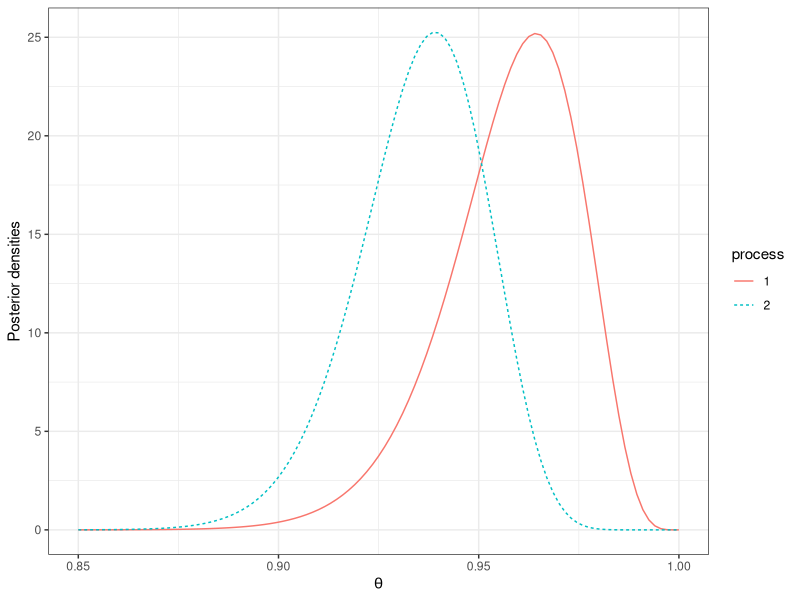
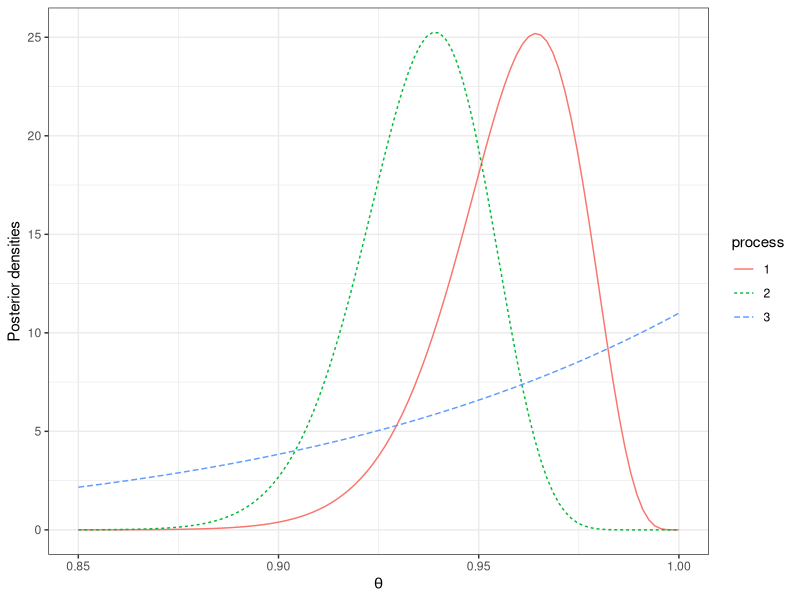

The R source for these figures, in order:
## ----libraries, message=FALSE, warning=FALSE, cache=FALSE------------------------------------------------------
library("tidyverse")


## ----set_seed, echo=FALSE--------------------------------------------------------------------------------------
set.seed(2)


## ----data, echo=TRUE-------------------------------------------------------------------------------------------
successes = c(135,216)
attempts  = c(140,230)


## ----data_data_frame, dependson="data", echo=TRUE--------------------------------------------------------------
d = data.frame(process   = factor(1:2),
               successes = successes,
               attempts  = attempts)


## ----frequentist_analysis, dependson="data_data_frame", echo=TRUE----------------------------------------------
prop.test(d$successes, d$attempts)


## ----posteriors, dependson="data_data_frame", echo=FALSE-------------------------------------------------------
posterior <- function(d) {
  data.frame(theta = seq(.85,1,length=101)) %>%
       mutate(density = dbeta(theta, 1+d$successes, 1+d$attempts-d$successes))
}

dp <- d %>% group_by(process) %>% do(posterior(.))
  
ggplot(dp, aes(x=theta, y=density, color=process, linetype=process, group=process)) + 
  geom_line() + 
  labs(x = expression(theta),
       y = "Posterior densities") +
  theme_bw()


## ----bayesian_analysis, dependson="data_data_frame", echo=TRUE-------------------------------------------------
n      <- 1e5
theta1 <- rbeta(n, 1+d$success[1], 1+d$attempts[1] - d$success[1])
theta2 <- rbeta(n, 1+d$success[2], 1+d$attempts[2] - d$success[2])
diff   <- theta1 - theta2

# Bayes estimate for the difference
mean(diff)

# Estimated 95% equal-tail credible interval
quantile(diff, c(.025,.975))

# Estimate of the probability that theta1 is less than theta2
mean(diff < 0)


## ----data2, echo=TRUE------------------------------------------------------------------------------------------
successes = c(135,216,10)
attempts  = c(140,230,10)


## ----data2_data_frame, dependson="data2", echo=TRUE------------------------------------------------------------
d = data.frame(process   = factor(1:3),
               successes = successes,
               attempts  = attempts)


## ----data2_frequentist_analysis, dependson="data2_data_frame", echo=TRUE---------------------------------------
prop.test(d$successes, d$attempts)


## ----data2_frequentist_analysis2, dependson="data2_data_frame", echo=TRUE--------------------------------------
# Need to specify a comparison to get confidence intervals of the difference
prop.test(d$successes[c(1,3)], d$attempts[c(1,3)])$conf.int


## ----data2_chi_square, dependson="data2_data_frame", echo=TRUE-------------------------------------------------
d$failures <- d$attempts - d$successes
chisq.test(d[c("successes","failures")])


## ----echo=TRUE-------------------------------------------------------------------------------------------------
chisq.test(d[c("successes","failures")], simulate.p.value = TRUE)


## ----data2_bayesian, dependson="data2_data_frame"--------------------------------------------------------------
posterior <- function(d) {
  data.frame(theta = seq(.85,1,length=101)) %>%
       mutate(density = dbeta(theta, 1+d$successes, 1+d$attempts-d$successes))
}

dp <- d %>% group_by(process) %>% do(posterior(.))
  
ggplot(dp, aes(x=theta, y=density, color=process, linetype=process, group=process)) + 
  geom_line() + 
  labs(x = expression(theta),
       y = "Posterior densities") +
  theme_bw()


## ----data2_posterior_simulation, dependson="data2_data_frame", echo=TRUE---------------------------------------
posterior_samples <- function(d) {
  data.frame(
    rep = 1:1e5,
    name = paste0("theta", d$process),
    theta = rbeta(1e5, 1+d$successes, 1+d$attempts-d$successes),
    stringsAsFactors = FALSE) 
}

draws <- d %>% group_by(process) %>% do(posterior_samples(.)) %>% ungroup() %>%
  select(-process) %>% tidyr::spread(name, theta)

# Estimate of the comparison probabilities
draws %>% 
  summarize(`P(theta1>theta2|y)` = mean(draws$theta1 > draws$theta2),
            `P(theta1>theta3|y)` = mean(draws$theta1 > draws$theta3),
            `P(theta2>theta3|y)` = mean(draws$theta2 > draws$theta3)) %>%
  gather(comparison, probability)

